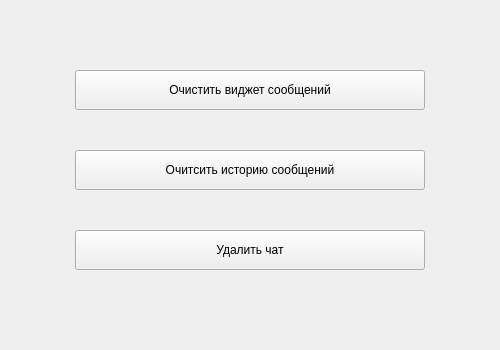
<?xml version="1.0" encoding="UTF-8"?>
<ui version="4.0">
 <class>MainWindow</class>
 <widget class="QMainWindow" name="MainWindow">
  <property name="geometry">
   <rect>
    <x>0</x>
    <y>0</y>
    <width>500</width>
    <height>350</height>
   </rect>
  </property>
  <property name="windowTitle">
   <string>Настройки чата</string>
  </property>
  <property name="windowIcon">
   <iconset>
    <normaloff>../Структурные фото/Настройки.png</normaloff>../Структурные фото/Настройки.png</iconset>
  </property>
  <widget class="QWidget" name="centralwidget">
   <widget class="QPushButton" name="pushButton">
    <property name="geometry">
     <rect>
      <x>75</x>
      <y>70</y>
      <width>350</width>
      <height>40</height>
     </rect>
    </property>
    <property name="text">
     <string>Очистить виджет сообщений</string>
    </property>
   </widget>
   <widget class="QPushButton" name="pushButton_2">
    <property name="geometry">
     <rect>
      <x>75</x>
      <y>150</y>
      <width>350</width>
      <height>40</height>
     </rect>
    </property>
    <property name="text">
     <string>Очитсить историю сообщений</string>
    </property>
   </widget>
   <widget class="QPushButton" name="pushButton_3">
    <property name="geometry">
     <rect>
      <x>75</x>
      <y>230</y>
      <width>350</width>
      <height>40</height>
     </rect>
    </property>
    <property name="text">
     <string>Удалить чат</string>
    </property>
   </widget>
  </widget>
 </widget>
 <resources/>
 <connections/>
</ui>
